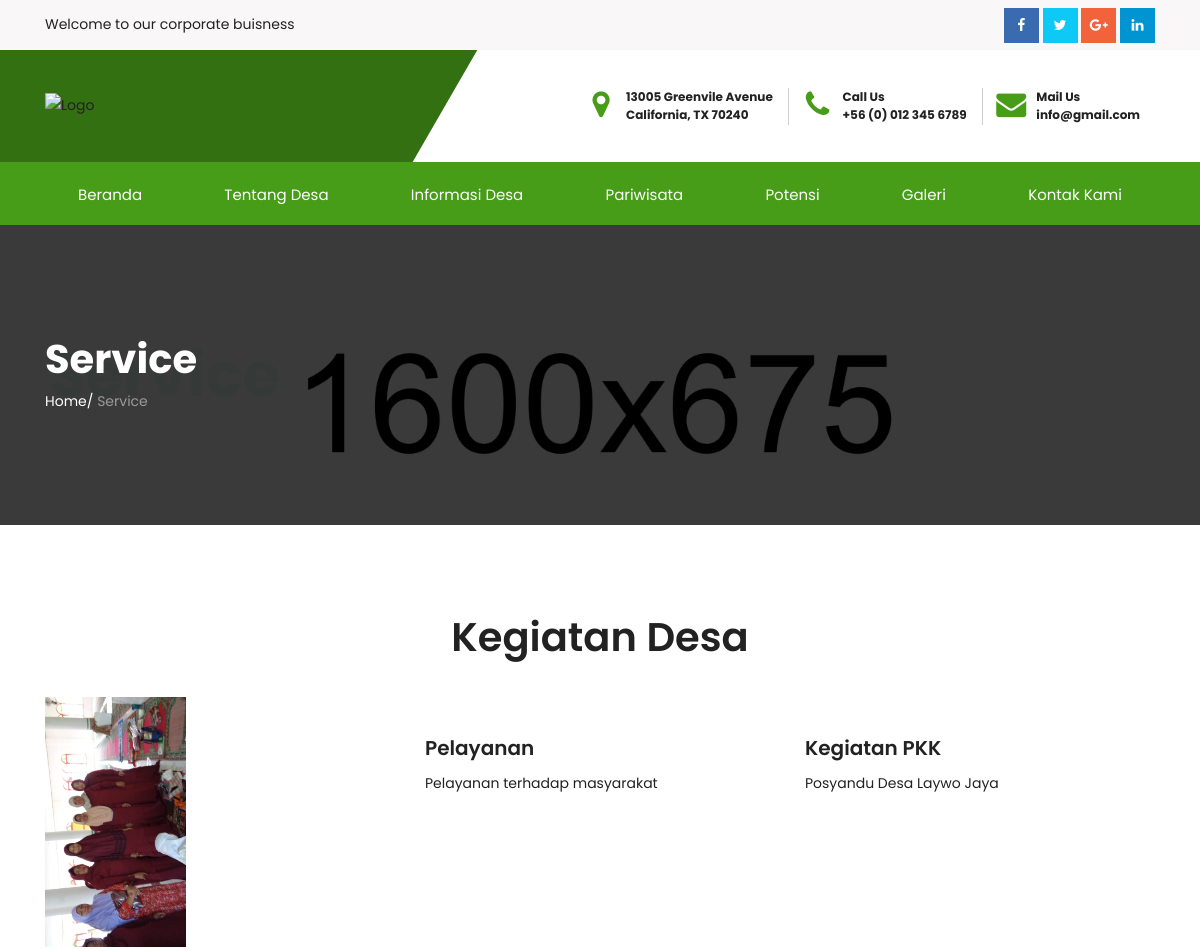
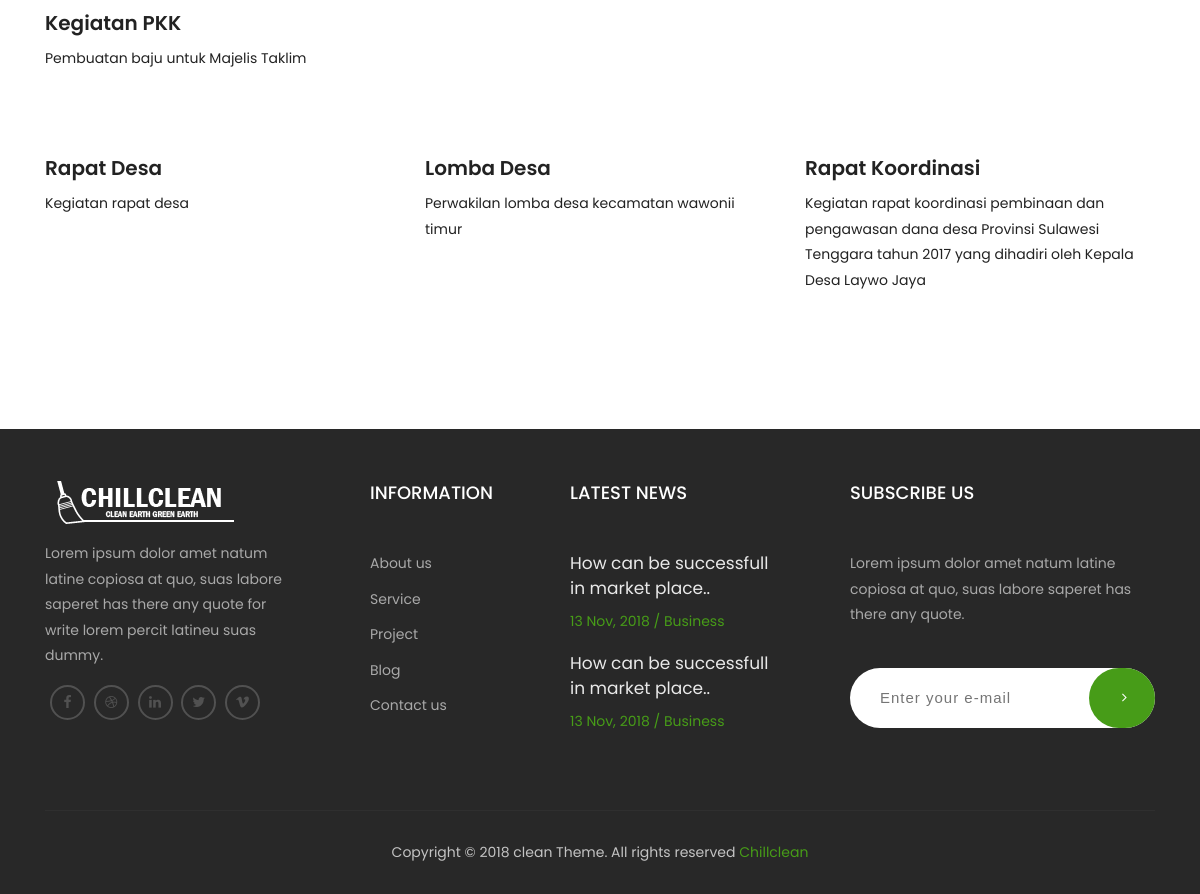
/index.php/home/kegiatan, run on the app's committed database (2 pictures, top to bottom).
### tables this page shows
CREATE TABLE IF NOT EXISTS `table_kegiatan` (
  `image_id` int(11) NOT NULL,
  `image_name` varchar(200) NOT NULL,
  `image_desc` text NOT NULL,
  `image_file` text NOT NULL
);

### application/controllers/Home.php (called while the page is built, shortened)
<?php
class Home extends CI_Controller {
    function __construct() {
        $this->load->model("M_login");
        $this->load->model("M_gambar");
        $this->load->model("M_berita");
        $this->load->model("M_perangkat");
    		$this->load->model("M_foto");
    		$this->load->model("M_foto_kegiatan");
    		$this->load->model("M_video");
        $this->load->model("M_agenda");
		    $this->load->model("M_potensi");
		    $this->load->model("M_pariwisata");
		    $this->load->model("M_visi");
		    $this->load->model("M_sejarah_desa");
		    $this->load->model("M_sejarah_pemerintahan");
		    $this->load->model("M_perangkat");
		    $this->load->model("M_fasilitas");
        $this->load->library("pagination");
    }
    public function kegiatan(){
      $data['kegiatan']=$this->M_gambar->tampil_semua_data();
      $this->load->view("frontend/kegiatan",$data);
    }
}
?>

### index.php (called while the page is built, shortened)
<?php
require_once BASEPATH.'core/CodeIgniter.php';

### application/models/M_gambar.php (called while the page is built, shortened)
<?php
class M_gambar extends CI_Model{
	public function tampil_semua_data() {
        $query  = $this->db->query("select * from table_kegiatan GROUP BY image_id DESC");
        return $query->result();
    }
}
?>

### application/views/frontend/kegiatan.php (the view, shortened to what this page needs)
<!DOCTYPE html>
<html lang="en">
	<head>
		<link href="<?php echo base_url()?>assets/assets/css/bootstrap.min.css" rel="stylesheet" type="text/css">
		<link href="<?php echo base_url()?>assets/assets/css/font-awesome.css" rel="stylesheet" type="text/css">
		<link href="<?php echo base_url()?>assets/assets/css/ionicons.css" rel="stylesheet" type="text/css">
		<link href="<?php echo base_url()?>assets/assets/css/jquery.fancybox.css" rel="stylesheet" type="text/css">
		<link href="<?php echo base_url()?>assets/assets/css/settings.css" type="text/css" rel="stylesheet" media="screen">
		<link href="<?php echo base_url()?>assets/assets/css/layers.css" type="text/css" rel="stylesheet" media="screen">
		<link href="<?php echo base_url()?>assets/assets/css/layers.css" type="text/css" rel="stylesheet" media="screen">
		<link href="<?php echo base_url()?>assets/assets/css/owl.carousel.css" type="text/css" rel="stylesheet" media="screen">
		<link href="<?php echo base_url()?>assets/assets/css/style.css" rel="stylesheet">
		<link href="<?php echo base_url()?>assets/assets/css/header.css" rel="stylesheet" type="text/css">
		<link href="<?php echo base_url()?>assets/assets/css/footer.css" rel="stylesheet" type="text/css" />
		<link href="<?php echo base_url()?>assets/assets/css/theme-color/default.css" rel="stylesheet" type="text/css" id="theme-color" />
	</head>
	<body>
		<header>
		<div class="top-part__block">
			<div class="container">
				<div class="row">
					<div class="col-sm-7">
						<p>
							Welcome to our corporate buisness
						</p>
					</div>
					<div class="col-sm-5">
						<div class="social-link__block text-right">
							<a href="#" class="facebook">
								<i class="fa fa-facebook"></i>
							</a>
							<a href="#" class="twitter">
								<i class="fa fa-twitter"></i>
							</a>
							<a href="#" class="google-plus">
								<i class="fa fa-google-plus"></i>
							</a>
							<a href="#" class="linkedin">
								<i class="fa fa-linkedin"></i>
							</a>
						</div>
					</div>
				</div>
			</div>
		</div>
		<div class="middel-part__block">
			<div class="container">
				<div class="row">
					<div class="col-lg-4 logo col-md-12 d-flex align-items-center">
							<a href="index.html">
								<img src="assets/images/logo.png" alt="Logo">
								</a>
					</div>
					<div class="col-lg-8 col-md-12">
						<div class="top-info__block text-right">
							<ul>
								<li>
									<i class="fa fa-map-marker"></i>
									<p>
										13005 Greenvile Avenue
										<span> California, TX 70240</span>
									</p>
								</li>
								<li>
									<i class="fa fa-phone"></i>
									<p>
										Call Us
										<span> +56 (0) 012 345 6789</span>
									</p>
								</li>
								<li>
									<i class="fa fa-envelope" aria-hidden="true"></i>
									<p>
										Mail Us
										<span>
											<a href="mailto:info@gmail.com">info@gmail.com</a>
										</span>
									</p>
								</li>
							</ul>
						</div>
					</div>
				</div>
			</div>
		</div>
		<div class="main_nav stricky-header__top navbar-toggleable-md">
			<nav class="navbar navbar-default navbar-sticky bootsnav">
				<div class="container">
					<div class="collapse navbar-collapse" id="navbar-menu">
						<ul class="nav navbar-nav mobile-menu d-flex justify-content-between">
							<li>
								<a href="<?php echo base_url();?>">Beranda</a>
							</li>
							<li>
								<a href="#!">Tentang Desa</a>
							</li>
							<li>
								<a href="javascript:avoid(0);">Informasi Desa</a>
							</li>
							<li>
								<a href="<?php echo site_url('Home/pariwisata');?>">Pariwisata</a>
							</li>
							<li>
								<a href="<?php echo site_url('Home/potensi');?>">Potensi</a>
							</li>
							<li>
								<a href="javascript:avoid(0);">Galeri</a>
							</li>
							<li>
								<a href="<?php echo site_url('Home/kontak');?>">Kontak Kami</a>
							</li>
						</ul>
					</div>
				</div>
			</nav>
		</div>
	</header>
  <section class="inner-intro bg-img light-color overlay-before parallax-background">
			<div class="container">
				<div class="row title">
					<div class="title_row">
						<h1 data-title="Service"><span>Service</span></h1>
						<div class="page-breadcrumb">
							<a>Home</a>/ <span>Service</span>
						</div>
					</div>
				</div>
			</div>
		</section>
			<section class="padding ptb-xs-40">
			<div class="container">
				<div class="row pb-30 text-center">
					<div class="col-md-12">
						<div class="section-title_home">
							<h2>Kegiatan <span>Desa</span></h2>
						</div>
					</div>
				</div>
				<div class="row">
				<?php
				 	foreach ($kegiatan as $key) {
				?>
						<div class="col-md-6 col-lg-4 mb-30">
							<div class="service_box">
								<figure>
									<img src="<?php echo base_url()?>assets/foto_kegiatan/<?php echo $key->image_file;?>" alt="" height="250" />
								</figure>
								<h3><a href="#"><?php echo $key->image_name;?></a></h3>
								<p>
									<?php echo $key->image_desc;?>
								</p>
							</div>
						</div>
							<?php
						}
							?>
				</div>
			</div>
		</section>
		<footer class="footer pt-50">
			<div class="container">
				<div class="row">
					<div class="col-md-6 col-lg-3 footer_logo">
						<a href="index.html"><img src="assets/images/footer_logo.png" alt=""></a>
						<p>
							Lorem ipsum dolor amet natum latine copiosa at quo, suas labore saperet has there any quote for write lorem percit latineu suas dummy.
						</p>
						<ul>
							<li>
								<a href="#"><i class="fa fa-facebook" aria-hidden="true"></i></a>
							</li>
							<li>
								<a href="#"><i class="fa fa-dribbble" aria-hidden="true"></i></a>
							</li>
							<li>
								<a href="#"><i class="fa fa-linkedin" aria-hidden="true"></i></a>
							</li>
							<li>
								<a href="#"><i class="fa fa-twitter" aria-hidden="true"></i></a>
							</li>
							<li>
								<a href="#"><i class="fa fa-vimeo" aria-hidden="true"></i></a>
							</li>
						</ul>
					</div>
					<div class="col-md-6 col-lg-2 mt-xs-30 link_footer">
						<h4>Information</h4>
						<ul>
							<li>
								<a href="#">About us</a>
							</li>
							<li>
								<a href="#">Service</a>
							</li>
							<li>
								<a href="#">Project</a>
							</li>
							<li>
								<a href="#">Blog</a>
							</li>
							<li>
								<a href="#">Contact us</a>
							</li>
						</ul>
					</div>
					<div class="col-md-6 col-lg-3 mt-sm-30 mt-xs-30 footer-latest-news">
						<h4>Latest News</h4>
						<div class="single-news">
							<h5><a href="#">How can be successfull in market place..</a></h5>
							<span>13 Nov, 2018  /  Business</span>
						</div>
						<div class="single-news">
							<h5><a href="#">How can be successfull in market place..</a></h5>
							<span>13 Nov, 2018  /  Business</span>
						</div>
					</div>
					<div class="col-md-6 col-lg-4 mt-sm-30 mt-xs-30 footer-subscribe">
						<h4>Subscribe Us</h4>
						<p>
							Lorem ipsum dolor amet natum latine copiosa at quo, suas labore saperet has there any quote.
						</p>
						<form action="#">
							<input type="text" placeholder="Enter your e-mail">
							<button class="btn-text">
								<i class="fa fa-angle-right" aria-hidden="true"></i>
							</button>
						</form>
					</div>
				</div>
			</div>
			<div class="bottom-footer text-center">
				<div class="container">
					<div class="bor_top clearfix">
						<p>
							Copyright © 2018 clean Theme. All rights reserved <a href="#">Chillclean</a>
						</p>
					</div>
				</div>
			</div>
		</footer>
	</body>
</html>

### assets/assets/css/header.css (style rules this page uses)
nav.navbar.bootsnav { margin-bottom: 0; -moz-border-radius: 0px; -webkit-border-radius: 0px; -o-border-radius: 0px; border-radius: 0px; background-color: #fff; border: none; z-index: 9; padding: 0px; }
nav.navbar.bootsnav ul.nav > li > a { color: #6f6f6f; background-color: transparent; outline: none; margin-bottom: -2px; }
@media (min-width: 1024px) { nav.navbar.bootsnav ul.nav > li > a { padding: 30px 15px; } }
.top-part__block { background-color: #f9f7f7; color: #7f8997; overflow: hidden; height: 50px; }
.top-info__block p, .top-part__block p { margin: 0; }
.top-part__block p { color: #222; margin-top: 12px; }
.social-link__block a { color: #fff !important; display: inline-block; width: 35px; height: 35px; line-height: 35px; text-align: center; margin-top: 2px; position: relative; z-index: 2; }
.social-link__block a.facebook { background-color: #3a6bb1; }
.social-link__block a.twitter { background-color: #0ec8f5; }
.social-link__block a.google-plus { background-color: #f2623b; }
.social-link__block a.linkedin { background-color: #0094d3; }
.social-link__block a:after { content: ''; position: absolute; background-color: #364c61; height: 100%; width: 100%; z-index: -1; top: 0; left: 0; opacity: 0; transform: scaleY(0); -webkit-transition: all 0.3s ease-in-out; -moz-transition: all 0.3s ease-in-out; -ms-transition: all 0.3s ease-in-out; -o-transition: all 0.3s ease-in-out; transition: all 0.3s ease-in-out; }
.social-link__block { padding-top: 6px; }
.top-info__block ul { list-style: outside none none; margin: 0; padding: 0; }
.top-info__block ul li { display: inline-block; position: relative; }
.top-info__block p span { color: #222; display: block; font-size: 12px; }
.middel-part__block { position: relative; }
.middel-part__block .logo a { display: inline-block; padding: 27px 0; width: 250px; }
.middel-part__block::before { background: #0c1f38; content: ""; height: 100%; left: 0; position: absolute; top: 0; width: 50%; margin-left: -400px; }
.top-info__block li i { color: #0c1f38; font-size: 30px; height: 50px; left: 0; line-height: 50px; margin-top: -25px; position: absolute; text-align: center; top: 46%; width: 50px; }
.top-info__block p { margin-right: 15px; padding-left: 50px; text-align: left; font-size: 12px; color: #222; line-height: 1.54; font-weight: bold; }
.top-info__block { padding-bottom: 34px; padding-top: 38px; }
.top-info__block li { border-right: 1px solid #cfcfd0; }
.top-info__block li:last-child { border: medium none; }
.middel-part__block .logo { background: #0c1f38 none repeat scroll 0 0; position: relative; }
.middel-part__block .logo:after { content: ""; background: #0c1f38 none repeat scroll 0 0; transform: skewX(-30deg); -webkit-transform: skewX(-30deg); height: 100%; width: 79px; right: -35px; position: absolute; top: 0; }
.top-part__block { position: relative; }
header { position: relative; z-index: 9999; }
.navbar-nav li a { text-transform: capitalize; }
.nav.navbar-nav { float: none; }
nav.navbar.bootsnav ul.nav > li { position: relative; }
nav.navbar.bootsnav ul.nav > li > a { color: #fff; font-size: 15px; padding: 20px 33px; display: block; }
@media (min-width: 992px) { .nav.navbar-nav { display: block; width: 100%; } }
@media (min-width: 992px) { .navbar-nav > li { display: inline-block; } }

### data on the page
table_kegiatan: image_file (picture), image_name "Kegiatan PKK", image_desc "Pembuatan baju untuk Majelis Taklim"
table_kegiatan: image_name "Pelayanan", image_desc "Pelayanan terhadap masyarakat"
table_kegiatan: image_name "Kegiatan PKK", image_desc "Posyandu Desa Laywo Jaya"
table_kegiatan: image_name "Rapat Desa", image_desc "Kegiatan rapat desa"
table_kegiatan: image_name "Lomba Desa", image_desc "Perwakilan lomba desa kecamatan wawonii timur"
table_kegiatan: image_name "Rapat Koordinasi", image_desc "Kegiatan rapat koordinasi pembinaan dan pengawasan dana desa Provinsi Sulawesi Tenggara tahun 2017 yang dihadiri oleh Kepala Desa Laywo Jaya"
